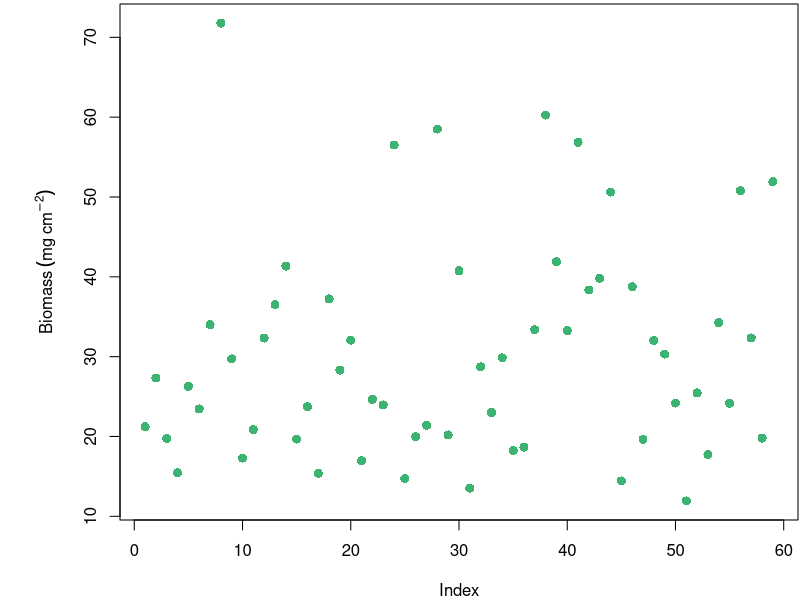
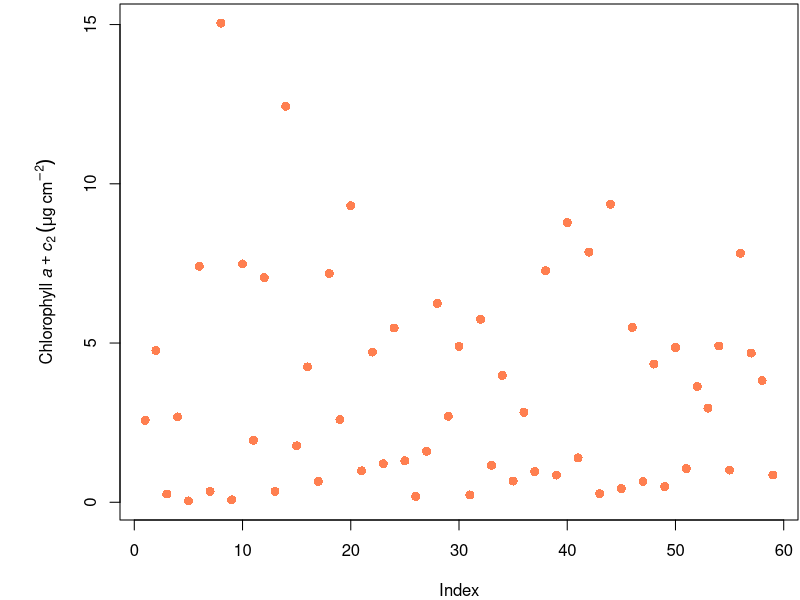
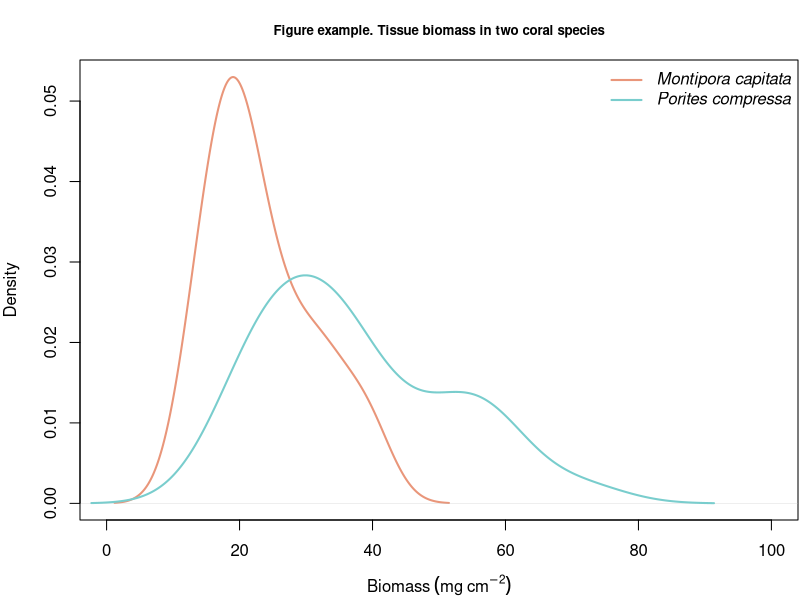

Generate these figures, in order, with R: (Note: this script raises an error after producing the figures.)
## ---- chunk 1
# in this area (above you can put global options, such as "no warmings", "no messages")
# you can also set global directory like this....knitr::opts_knit$set(root.dir = '~/file/file') 
# instead, use R projects and all your files will be in the location of your Project... see here

# or you can set it like this...
if (!require('knitr')) install.packages('knitr'); library('knitr')

knitr::opts_chunk$set(warning=FALSE, message=FALSE)

getwd() # show me my working directory, this is where your R project and files are

# for this lesson you will need to download the following packages
# if you don't have them already in your library, the following code can be used
# this will install the package if it does not already exist on your machine

if (!require('lme4')) install.packages('lme4'); library('lme4')
if (!require('lmerTest')) install.packages('lmerTest'); library('lmerTest')
if (!require('effects')) install.packages('effects'); library('effects')

## ---- chunk 2
## love your data and it will love you back
getwd() #where are your files? See how they should all be running from your R project in the directory
## ---- chunk 3
################################################
# import data, observe structure
################################################

# data file is in the folder 'data', within main working directory
data<-read.csv("data/coral_data.csv")
names(data)
## ---- chunk 4
data<-read.csv("data/coral_data.csv")
par(mar = c(4, 6, 0.2, 0.1))
plot(data$biomass, pch=16, cex=1.2, col="mediumseagreen",
     ylab=expression(paste("Biomass", ~(mg~cm^-2), sep="")))
plot(data$chla, pch=16, cex=1.2, col="coral",
      ylab=expression(paste("Chlorophyll", ~italic("a"+"c"[2]), ~(mu*g~cm^-2), sep="")))
## ---- chunk 5
# use results="hide" here to suppress messages associate with "dev.off" and dev.print to save figure

MC.df<-data[(data$Species=="MC"),] ## Montipora capitata alone
PC.df<-data[(data$Species=="PC"),] ## Porites compress alone

par(mar = c(4, 4, 3, 0.1))

plot(density(MC.df$biomass), lwd=2, col="darksalmon", xlim=c(0,100), main="Figure example. Tissue biomass in two coral species", cex.main=0.8, xlab=expression(paste("Biomass", ~(mg~cm^-2), sep="")))
lines(density(PC.df$biomass), lwd=2, col="darkslategray3", yaxt="n", ylab="", xaxt="n", xlab="")
legend("topright", legend=c(expression(italic("Montipora capitata")), expression(italic("Porites compressa"))), lwd=2, col=c("darksalmon", "darkslategray3"), bty="n")


# how to export the figure you made--first print it, then save the device
# many ways to do this, but this one works well in Markdown
# notice you are specifying the folder ('figures'), which is where the figure will be exported to

dev.print(pdf, "figures/biomass in two species.pdf", encod="MacRoman", height=4, width=6) # export in directory
dev.off()

## ---- chunk 6
# message = FALSE to hide any messages with exporting the figure with dev.off(), or anything else that R may generate. If you set warning=FALSE, warnings will be hidden as well. 

par(mfrow=c(1,1), pty="sq")
Status.label<-c("Bleached", "Pigmented") # for x labels

plot(chla~Status, data=data, xaxt="n", col="salmon",
     ylab=expression(paste("Chlorophyll", ~italic("a"), ~(mu*g~cm^-2), sep="")), 
     xlab="Coral Physiological State", 
     main="Example Figure")
axis(1, at=1:2, labels=Status.label) # this plots new labels on the x axis (axis = 1)

##### save the figure and export to directory? ####
# in this case, there is a file in my directory names 'figures' where I want plots to go

dev.print(pdf, "figures/Chlorophyll.figure.pdf", encod="MacRoman", height=5, width=5) 
# height and width set here for the output figure
dev.off() # close the object
## ---- chunk 7
chla<-(data$chla)
mean(chla)
## ---- chunk 8
chla<-(data$chla)
mean(chla)
## ---- chunk 9

par(mfrow=c(1,1))
hist(chla, col="gray85", xlab=expression(paste("Chlorophyll", ~italic("a"), ~(mu*g~cm^-2), sep="")), cex.main=0.8, cex.axis=0.8, cex.lab=0.8)
## ---- chunk 10
par(mfrow=c(1,2))
# make figure 4 x 4 and center align
hist(data$chla[data$Status=="B"], col="darksalmon", xlab=expression(paste("Chlorophyll", ~italic("a"), ~(mu*g~cm^-2), sep="")), main="Bleached coral", cex.main=0.8, cex.axis=0.8, cex.lab=0.8)
hist(data$chla[data$Status=="NB"], col="darkslategray3", xlab=expression(paste("Chlorophyll", ~italic("a"), ~(mu*g~cm^-2), sep="")), main="Non-Bleached coral", cex.main=0.8, cex.axis=0.8, cex.lab=0.8)
## ---- chunk 11
par(mar = c(4, 6, 3, 0.1))
plot(chla~Site, data=data, col="aliceblue",
     ylab=expression(paste("Chlorophyll", ~italic("a"+"c"[2]), ~(mu*g~cm^-2), sep="")))
# make figure 4 x 6 and center align
## ---- chunk 12
plot(chla~Site, data=data, col="darkseagreen1")
## ---- chunk 13
knitr::kable(data[c(1:5), c(1:10)], digits = c(0, 0, 0, 0, 0, 0, 0, 3, 3, 3))
# the digits call here is specifying the # of decimals for each column
## ---- chunk 14
chl.mean<-aggregate(chla~Time.point + Site + Species + Status, data, mean)
biomass.mean<-aggregate(biomass~Time.point + Site + Species + Status, data, mean)
data.table<-cbind(chl.mean[, c(1:5)], biomass.mean[,5])
colnames(data.table)<-c("Time Point", "Site", "Species", "Status", "mean chla", "mean AFDW")
knitr::kable(data.table, digits = c(0,0,0,0, 3, 3))
## ---- chunk 15
str(data)
data$Sample.ID<-as.factor(data$Sample.ID) # change 'Sample.ID' to a factor
## ---- chunk 16
mod<-lmer(chla~Species+Site*Status+(1|Pair), data=data)
anova(mod, type=2) # fixed effects
ranova(mod) # random effects
plot(allEffects(mod), ylab="total chlorophyll/cm2", par.strip.text=list(cex=0.6))
